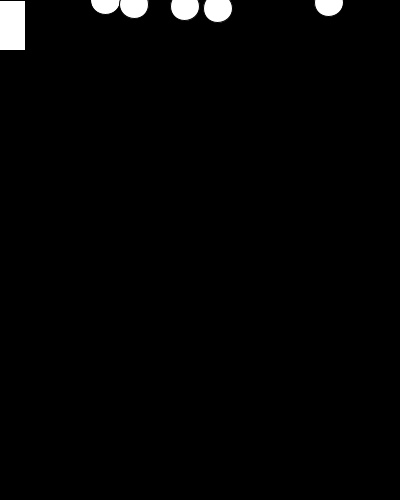
Frame 1 (no input)
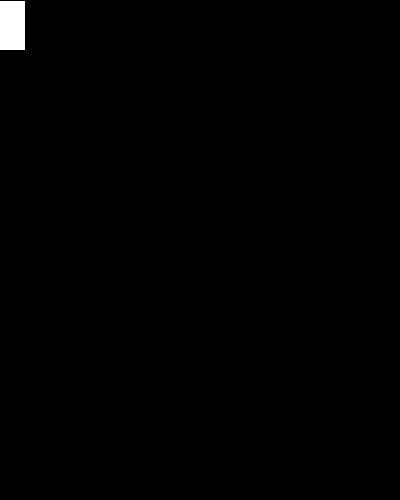
Frame 60 (the mouse pressed at the canvas centre just before this capture)
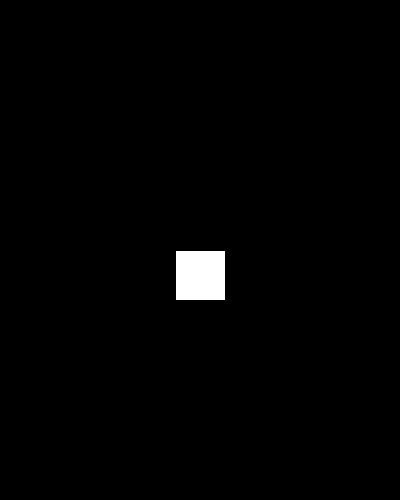
Frame 120 (the mouse held since frame 60 and released just before this capture)

The Processing sketch that drew these frames (run headless with seeded random() and noise(); from frame 60 on, the mouse is pressed at the canvas centre):

// Processing sketch: basket_game
// ── basket_game.pde
// $$$ = finish, $$ = almost finish, $ = just a sketch. no dollar = not yet started
// 1) make the object go one by one 
// 2) make collision detection $
// 3) make the size of object random $$
// 4) if the size of the object larger than player, game over $$
// 5) each time player eat, player become bigger $$
// 6) if the object eaten, its gone $$
// 7) make the player stay at the bottom screen 
// 8) function, methode, class ??? still not yet use. watch video to learn those 


float[] object = new float[5];
float objectX = random(0,400);
float objectY = 0;
float speed = random(1,5);
float objectSize = random(15,30);
//float foodValue = 0;
//float playerSize = 30 + foodValue;


void setup(){
  size(400,500);
  for(int i = 0; i < object.length; i++){
    object[i] = random(20,380);
  }
}

void draw (){
  background(0);
  player();
  object(); 
}

void object(){
   for(int i = 0; i < object.length; i++){
    ellipse(object[i],objectY,objectSize,objectSize);
    objectY = objectY + speed;
  }
}

void player(){
   rect(mouseX - 25,mouseY,50,50);
}

 // note 2), 4) and 5)
 // if(dist(mouseX - 25, mouseY, object[i],objectY) < 5){
 //    object[i] = object[i] + 1000;
 //    if(objectSize < 20){
 //      foodValue = 2;
 //    } else if(objectSize < 25 && objectSize >=20){
 //      foodValue = 3;
 //    } else if(objectValue == 30){
 //      foodValue = 5;
 //    } else if(objectSize >= playerSize){
 //      noLoop();
 //    }
